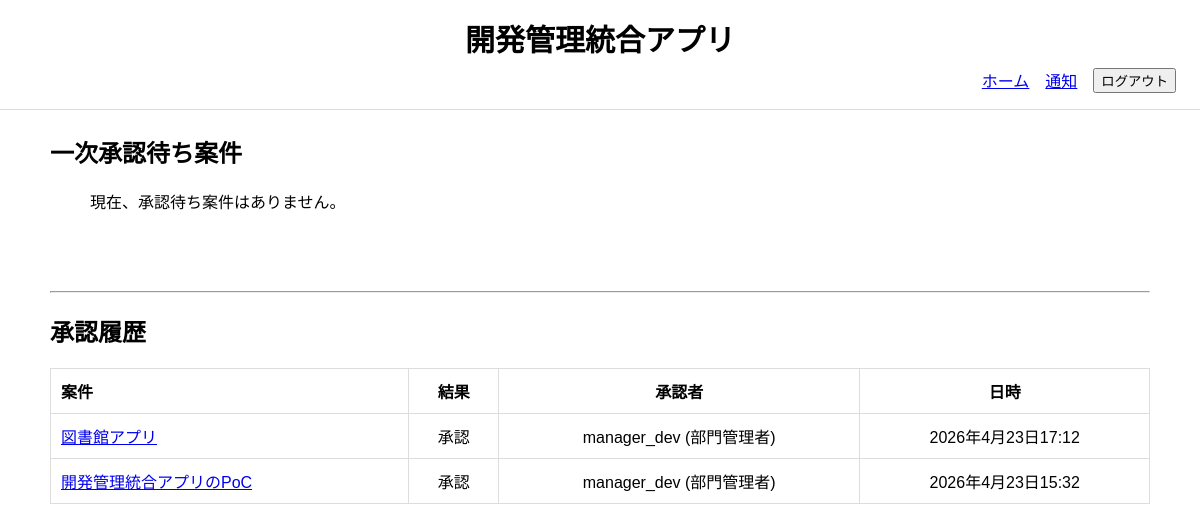
The page /department/approvals/ (signed in) on the database as committed earlier.
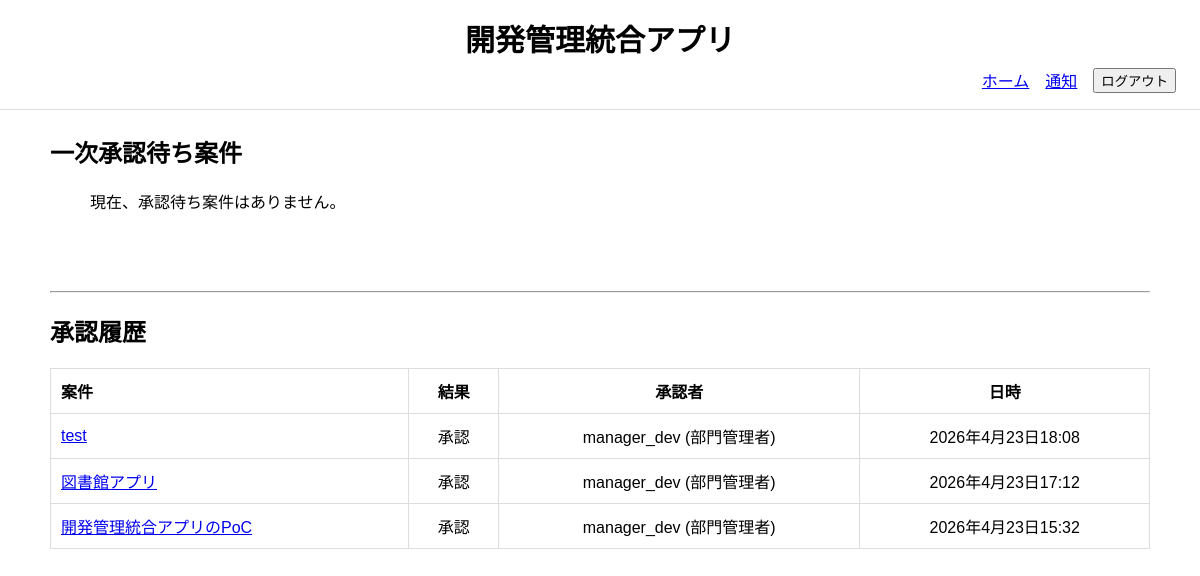
The same page on the database as committed later.
### project_management_app/models.py (models this page shows, shortened)
class Approval(models.Model):
    class Examination(models.TextChoices):
        APPROVED = "approved", "承認"
        REJECTED = "rejected", "却下"
    class ApprovalLevel(models.TextChoices):
        DEPARTMENT = "department", "部門承認"
        HQ = "hq", "本部承認"
    project = models.ForeignKey(
        Project,
        verbose_name="案件",
        on_delete=models.CASCADE,
        related_name="approvals",
    )
    approver = models.ForeignKey(
        CustomUser,
        verbose_name="承認者",
        on_delete=models.PROTECT,
        related_name="approvals",
    )
    level = models.CharField(
        "承認段階",
        max_length=20,
        choices=ApprovalLevel.choices,
    )
    examination = models.CharField(
        "審査",
        max_length=20,
        choices=Examination.choices,
    )
    comment = models.TextField("コメント", null=True, blank=True)
    examined_at = models.DateTimeField("審査日時", default=timezone.now)
    class Meta:
        verbose_name = "承認履歴"
        verbose_name_plural = "承認履歴"
        ordering = ["examined_at"]
        constraints = [
            models.UniqueConstraint(
                fields=["project", "level"],
                name="unique_approval_per_project_level"
            )
        ]

class Project(models.Model):
    class Status(models.TextChoices):
        DRAFT = "draft", "下書き"
        PENDING_MANAGER = "pending_manager", "部門承認待ち"
        PENDING_HQ = "pending_hq", "本部承認待ち"
        APPROVED = "approved", "承認済"
        IN_PROGRESS = "in_progress", "進行中"
        COMPLETED = "completed", "完了"
        REJECTED = "rejected", "却下"
    name = models.CharField("案件名", max_length=200)
    description = models.TextField("目的・概要")
    applicant = models.ForeignKey(
        CustomUser,
        verbose_name="案件担当者",
        on_delete=models.SET_NULL,
        null=True,
        blank=True,
        related_name="applied_projects"
    )
    department = models.ForeignKey(
        Department,
        verbose_name="担当部門",
        on_delete=models.PROTECT,
        related_name="projects",
    )
    estimated_budget = models.DecimalField(
        "予算額", max_digits=12, decimal_places=0
        )
    is_budget_notified = models.BooleanField(default=False)
    progress_rate = models.PositiveIntegerField(
        "全体進捗率",
        default=0,
        validators=[MinValueValidator(0), MaxValueValidator(100)]
    )
    status = models.CharField(
        "ステータス",
        max_length=30,
        choices=Status.choices,
        default=Status.DRAFT
    )
    submitted_at = models.DateField("申請日", null=True, blank=True)
    start_date = models.DateField("開始日", null=True, blank=True)
    due_date = models.DateField("期限", null=True, blank=True)
    approved_at = models.DateField("最終承認日", null=True, blank=True)
    completed_at = models.DateField("完了日", null=True, blank=True)
    created_at = models.DateTimeField("作成日時", auto_now_add=True)
    updated_at = models.DateTimeField("更新日時", auto_now=True)
    class Meta:
        verbose_name = "案件"
        verbose_name_plural = "案件"
        ordering = ["-created_at"]

class CustomUser(AbstractUser):
    class Role(models.TextChoices):
        MEMBER = "member", "タスク担当者"
        APPLICANT = "applicant", "申請者"
        MANAGER = "manager", "部門管理者"
        HQ = "hq", "本部管理者"
    department = models.ForeignKey(
        Department,
        verbose_name="所属部門",
        on_delete=models.PROTECT,
        related_name="users",
        null=True,
        blank=True
    )
    role = models.CharField(
        "ロール",
        max_length=30,
        choices=Role.choices,
        default=Role.APPLICANT
    )
    class Meta:
        verbose_name = "ユーザー"
        verbose_name_plural = "ユーザー"
    def __str__(self):
        return f"{self.username} ({self.get_role_display()})"

### project_management_app/views.py (the view)
# urls.py: path("department/approvals/", DepartmentApprovalListView.as_view(), name="department_approval_list"),
class DepartmentApprovalListView(LoginRequiredMixin, ListView):
    model = Project
    template_name = "project_management_app/department_approval_list.html"
    def get_context_data(self, **kwargs):
        context = super().get_context_data(**kwargs)
        department = self.request.user.department
        context["pending_projects"] = Project.objects.filter(
            department=department,
            status=Project.Status.PENDING_MANAGER
        ).select_related(
            "applicant", "department"
        ).order_by("-created_at")
        context["approval_histories"] = Approval.objects.filter(
            project__department=department,
            level=Approval.ApprovalLevel.DEPARTMENT
        ).select_related(
            "project", "approver"
        ).order_by("-examined_at")[:20]  # 最新20件
        return context

### project_management_app/context_processors.py (called while the page is built)
def notification_count(request):
    if request.user.is_authenticated:
        count = Notification.objects.filter(
            recipient=request.user,
            is_read=False
        ).count()
    else:
        count = 0
    return {
        "unread_notification_count": count
    }

def pending_approval_count(request):
    if request.user.is_authenticated:
        if request.user.role == "manager":
            count = Project.objects.filter(
                department=request.user.department,
                status=Project.Status.PENDING_MANAGER
            ).count()
        elif request.user.role == "hq":
            count = Project.objects.filter(
                status=Project.Status.PENDING_HQ
            ).count()
        else:
            count = 0
    else:
        count = 0
    return {
        "pending_approval_count": count
    }

### project_management_app/templates/project_management_app/department_approval_list.html (shortened to what this page needs)
{% extends "project_management_app/base.html" %}
{% block content %}
<h2>一次承認待ち案件</h2>
<ul>
    {% for project in pending_projects %}
        <li>
            <a href="{% url 'project_detail' project.pk %}">
                『{{ project.name }}』
            </a>
            - {{ project.department }} - {{ project.applicant.username }}
            <a href="{% url 'department_approval' project.pk %}">
                承認
            </a>
        </li>
    {% empty %}
        現在、承認待ち案件はありません。
    {% endfor %}
</ul>
<br><br><br>
<hr>
<h2>承認履歴</h2>
<table>
    <tr>
        <th>案件</th>
        <th>結果</th>
        <th>承認者</th>
        <th>日時</th>
    </tr>
    {% for a in approval_histories %}
    <tr>
        <td>
            <a href="{% url 'project_detail' a.project.pk %}">
                {{ a.project.name }}
            </a>
        </td>
        <td>
            {% if a.examination == a.Examination.APPROVED %}
                承認
            {% else %}
                却下
            {% endif %}
        </td>
        <td>{{ a.approver }}</td>
        <td>{{ a.examined_at }}</td>
    </tr>
    {% endfor %}
</table>
{% endblock %}

Rows that differ between the two databases and show on the page:
added Approval: project.name "test", examination "承認", approver "manager_dev (部門管理者)", examined_at "2026年4月23日18:08"
